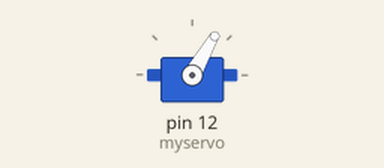
Recording of a sketch running on a simulated Arduino Uno, built with avr-gcc and run on an emulated ATmega328P. On the bench: servo.

Above: at 0.05 s.
At 4.0 s:
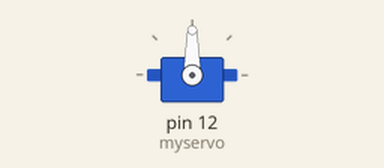
Timing chart, 0 to 5.2 s (numbered marks = the images above):
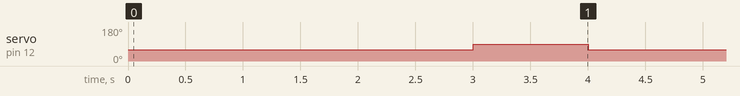

The sketch:

Rotate-Fan.ino
```cpp
#include<Servo.h>

Servo myservo;

void setup() {
  Serial.begin(9600);
  myservo.attach(12);
  myservo.write(0);
  digitalWrite(12, LOW);
}

void loop() {
  myservo.write(60);
  delay(3000);
  myservo.write(90);
  delay(1000);
}
```

Measured:
- by itself, servo on pin 12 (myservo): alternates 90° for 1.0 s and 60° for 3.0 s
